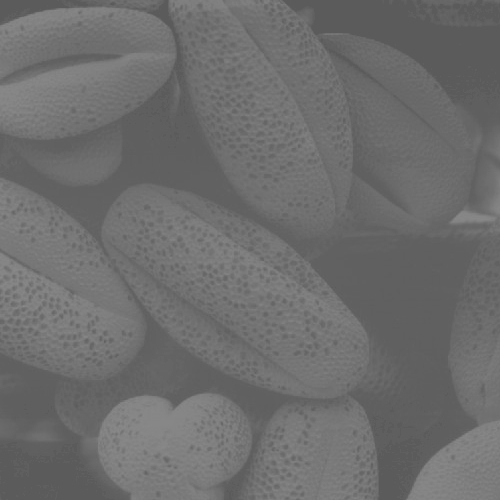
%> input picture 大三下数字图像处理/20200506/Fig3.10(b).jpg, 500 x 500 px
$ octave test1.m   (GNU Octave 9; MATLAB toolbox functions it lacks are replaced by stand-ins)
%> lines starting %> are read from the running program, lines starting %| are printed output that depends on the picture
clc;

src=imread('Fig3.10(b).jpg');
%> src is the input picture: size 500x500 uint8; min 90, max 138, mean 109.1
subplot(2,2,1),imshow(src);
title('原图');
src_hist=imhist(src);
%> src_hist = 256 values, max 19057 at index 97, min 0 at index 1, mean 976.6
subplot(2,2,2),plot(src_hist);
title('原图直方图');
J=histeq(src);
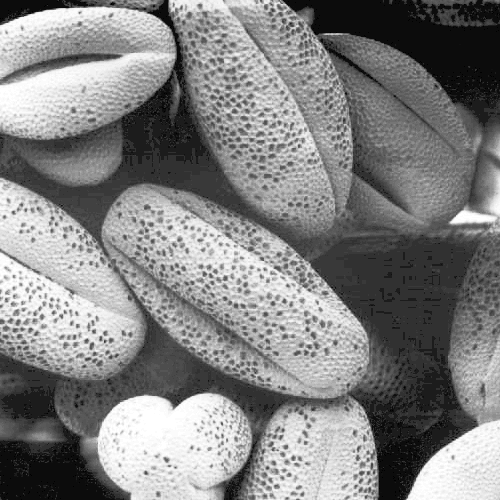
%> J: size 500x500 uint8; min 0, max 255, mean 130.2
subplot(2,2,3),imshow(J);
title('均衡后图');
J_hist=imhist(J);
%> J_hist = 256 values, max 19057 at index 50, min 0 at index 2, mean 976.6
subplot(2,2,4),plot(J_hist);
title('均衡后直方图');
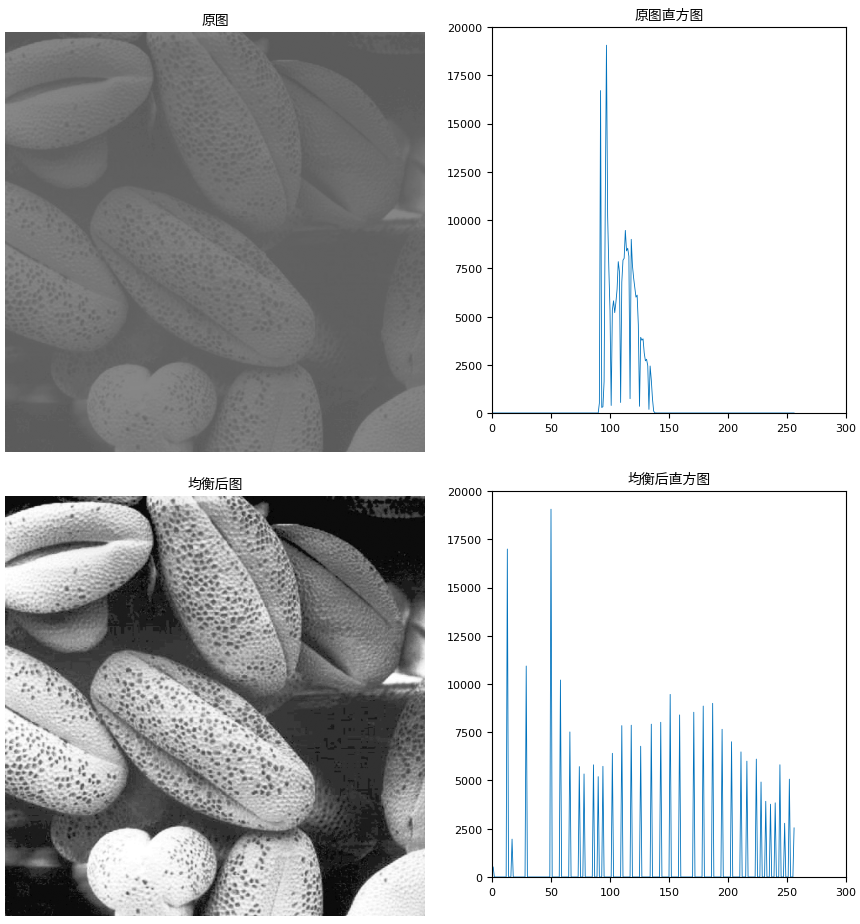
%> figure redrawn from the program's plot data, 4 panels
